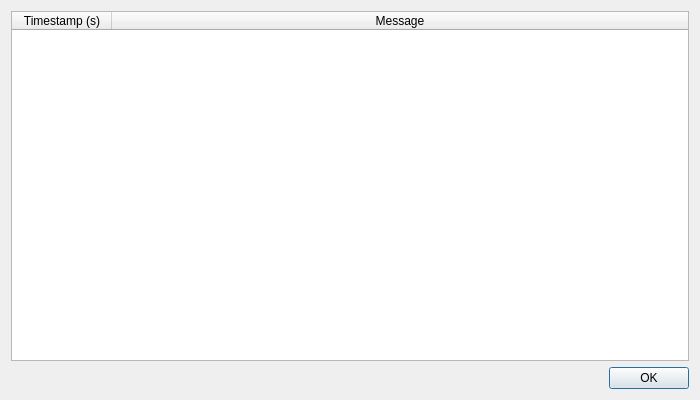
<?xml version="1.0" encoding="UTF-8"?>
<ui version="4.0">
 <class>APBinMessagesDialog</class>
 <widget class="QDialog" name="APBinMessagesDialog">
  <property name="geometry">
   <rect>
    <x>0</x>
    <y>0</y>
    <width>700</width>
    <height>400</height>
   </rect>
  </property>
  <property name="windowTitle">
   <string>ArduPilot Log Messages</string>
  </property>
  <layout class="QVBoxLayout" name="verticalLayout">
   <item>
    <widget class="QTableWidget" name="tableWidgetMessages">
     <property name="editTriggers">
      <set>QAbstractItemView::NoEditTriggers</set>
     </property>
     <property name="selectionMode">
      <enum>QAbstractItemView::SingleSelection</enum>
     </property>
     <property name="selectionBehavior">
      <enum>QAbstractItemView::SelectRows</enum>
     </property>
     <property name="sortingEnabled">
      <bool>false</bool>
     </property>
     <property name="columnCount">
      <number>2</number>
     </property>
     <attribute name="horizontalHeaderStretchLastSection">
      <bool>true</bool>
     </attribute>
     <attribute name="verticalHeaderVisible">
      <bool>false</bool>
     </attribute>
     <column>
      <property name="text">
       <string>Timestamp (s)</string>
      </property>
     </column>
     <column>
      <property name="text">
       <string>Message</string>
      </property>
     </column>
    </widget>
   </item>
   <item>
    <layout class="QHBoxLayout" name="horizontalLayout">
     <item>
      <spacer name="horizontalSpacer">
       <property name="orientation">
        <enum>Qt::Horizontal</enum>
       </property>
       <property name="sizeHint" stdset="0">
        <size>
         <width>40</width>
         <height>20</height>
        </size>
       </property>
      </spacer>
     </item>
     <item>
      <widget class="QPushButton" name="pushButtonOK">
       <property name="text">
        <string>OK</string>
       </property>
      </widget>
     </item>
    </layout>
   </item>
  </layout>
 </widget>
 <resources/>
 <connections>
  <connection>
   <sender>pushButtonOK</sender>
   <signal>clicked()</signal>
   <receiver>APBinMessagesDialog</receiver>
   <slot>accept()</slot>
   <hints>
    <hint type="sourcelabel">
     <x>350</x>
     <y>370</y>
    </hint>
    <hint type="destinationlabel">
     <x>350</x>
     <y>200</y>
    </hint>
   </hints>
  </connection>
 </connections>
</ui>
